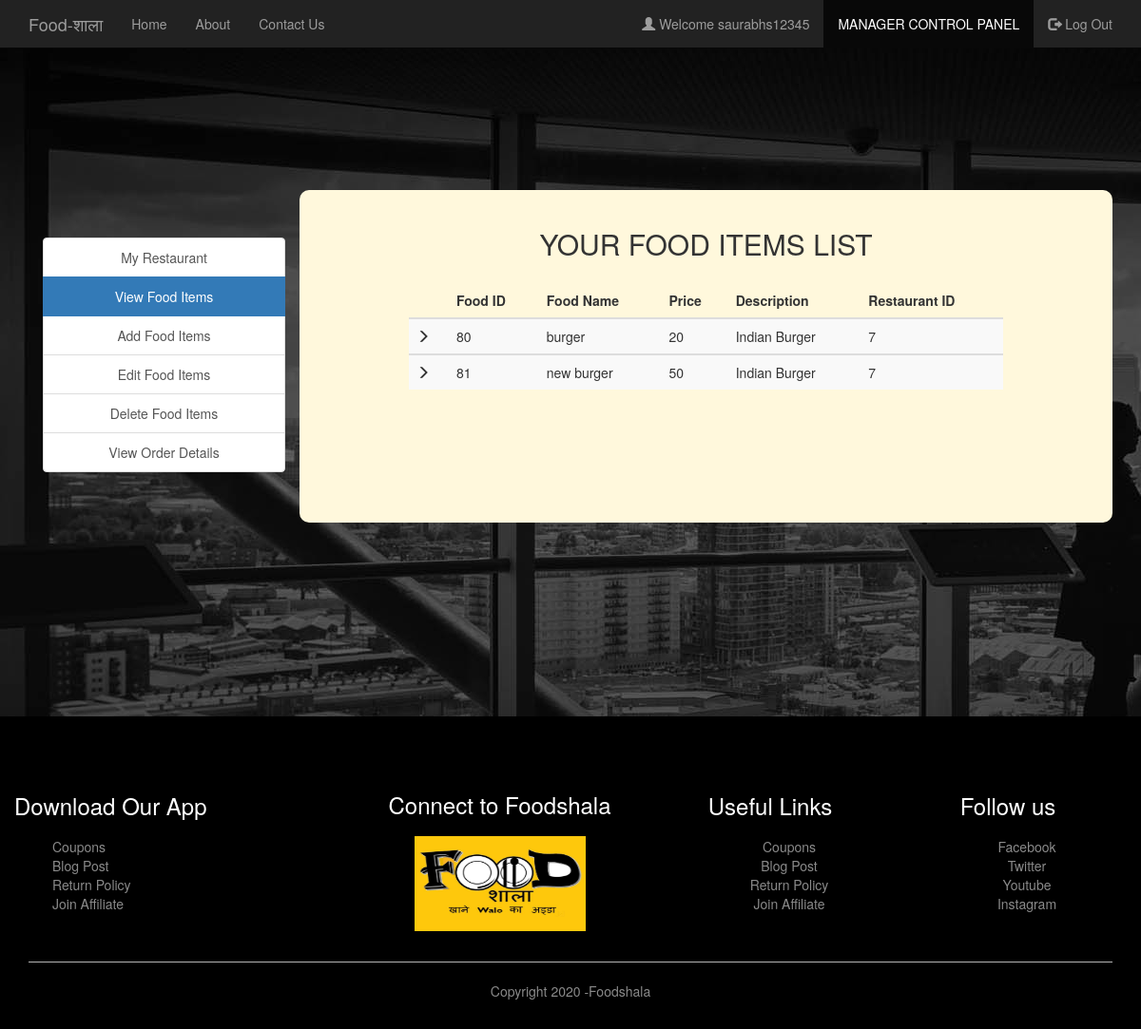
Screenshot of /view_food_items.php (signed in) with the database file from the repository.
### tables this page shows
CREATE TABLE `manager` (
  `username` varchar(30) NOT NULL,
  `fullname` varchar(30) NOT NULL,
  `email` varchar(30) NOT NULL,
  `contact` varchar(30) NOT NULL,
  `address` varchar(50) NOT NULL,
  `password` varchar(30) NOT NULL
);

CREATE TABLE `food` (
  `F_ID` int(30) NOT NULL,
  `name` varchar(30) NOT NULL,
  `price` int(30) NOT NULL,
  `description` varchar(200) NOT NULL,
  `R_ID` int(30) NOT NULL,
  `images_path` varchar(200) NOT NULL,
  `options` varchar(10) NOT NULL DEFAULT 'ENABLE'
);

### session_m.php (called while the page is built, shortened)
<?php
$conn = Connect();
$user_check=$_SESSION['login_user1'];
$query = "SELECT username FROM MANAGER WHERE username = '$user_check'";
$ses_sql = mysqli_query($conn, $query);
$row = mysqli_fetch_assoc($ses_sql);
$login_session =$row['username'];
?>

### view_food_items.php (the view, shortened to what this page needs)
<?php
include('session_m.php');
?>
<!DOCTYPE html>
<html>
  <head>
  </head>
  <link rel="stylesheet" type = "text/css" href ="css/view_food_items.css">
  <link rel="stylesheet" type = "text/css" href ="css/bootstrap.min.css">
  <link rel="stylesheet" href="https://maxcdn.bootstrapcdn.com/bootstrap/3.4.1/css/bootstrap.min.css">
  <body style="background-image: url(images/headerimg3.jpg);">
    <nav class="navbar navbar-inverse navbar-fixed-top navigation-clean-search" role="navigation">
      <div class="container">
        <div class="navbar-header">
          <a class="navbar-brand" href="index.php">Food-शाला</a>
        </div>
        <div class="collapse navbar-collapse " id="myNavbar">
          <ul class="nav navbar-nav">
            <li><a href="index.php">Home</a></li>
            <li><a href="aboutus.php">About</a></li>
            <li><a href="contactus.php">Contact Us</a></li>
          </ul>
          <ul class="nav navbar-nav navbar-right">
            <li><a href="#"><span class="glyphicon glyphicon-user"></span> Welcome <?php echo $login_session; ?> </a></li>
            <li class="active"> <a href="managerlogin.php">MANAGER CONTROL PANEL</a></li>
            <li><a href="logout_m.php"><span class="glyphicon glyphicon-log-out"></span> Log Out </a></li>
          </ul>
        </div>
      </div>
    </nav>
<div class="container">
    	<div class="col-xs-3" style="text-align: center;">
    	<div class="list-group">
    		<a href="myrestaurant.php" class="list-group-item ">My Restaurant</a>
    		<a href="view_food_items.php" class="list-group-item active">View Food Items</a>
    		<a href="add_food_items.php" class="list-group-item ">Add Food Items</a>
    		<a href="edit_food_items.php" class="list-group-item ">Edit Food Items</a>
    		<a href="delete_food_items.php" class="list-group-item ">Delete Food Items</a>
        <a href="view_order_details.php" class="list-group-item ">View Order Details</a>
    	</div>
    </div>
    <div class="col-xs-9">
      <div class="form-area" style="padding: 0px 100px 100px 100px;">
        <form action="" method="POST">
        <br style="clear: both">
          <h3 style="margin-bottom: 25px; text-align: center; font-size: 30px;"> YOUR FOOD ITEMS LIST </h3>
<?php
$user_check=$_SESSION['login_user1'];
$sql = "SELECT * FROM food f WHERE f.R_ID IN (SELECT r.R_ID FROM RESTAURANTS r WHERE r.M_ID='$user_check') ORDER BY F_ID";
$result = mysqli_query($conn, $sql);
if (mysqli_num_rows($result) > 0)
{
  ?>
  <table class="table table-striped">
    <thead class="thead-dark">
      <tr>
        <th>  </th>
        <th> Food ID </th>
        <th> Food Name </th>
        <th> Price </th>
        <th> Description </th>
        <th> Restaurant ID </th>
      </tr>
    </thead>
    <?PHP
      while($row = mysqli_fetch_assoc($result)){
    ?>
  <tbody>
    <tr>
      <td> <span class="glyphicon glyphicon-menu-right"></span> </td>
      <td><?php echo $row["F_ID"]; ?></td>
      <td><?php echo $row["name"]; ?></td>
      <td><?php echo $row["price"]; ?></td>
      <td><?php echo $row["description"]; ?></td>
      <td><?php echo $row["R_ID"]; ?></td>
    </tr>
  </tbody>
  <?php } ?>
  </table>
    <br>
  <?php } else { ?>
  <h4><center>0 RESULTS</center> </h4>
  <?php } ?>
        </form>
        </div>
    </div>
</div>
<br>
<br>
<br>
<br>
 <?php include('footer.php') ?>
  </body>
</html>

### css/view_food_items.css (style rules this page uses)
.col-xs-9 { width: 75%; margin-top: 150px; background-color: cornsilk; border-radius: 10px; margin-bottom: 124px; }
.col-xs-3 { width: 25%; margin-top: 200px; }

### css/index12.css (style rules this page uses)
body, html { height: 100%; }
body { padding-top: 50px; }
.container { margin: auto; max-width: 1300px; padding-left: 25px; padding-right: 25px; }
ul { list-style: none; }
a { text-decoration: none; }

### rows the page displays
manager: username "saurabhs12345"
food: F_ID "80", name "burger", price "20", description "Indian Burger", R_ID "7"
food: F_ID "81", name "new burger", price "50", description "Indian Burger", R_ID "7"
